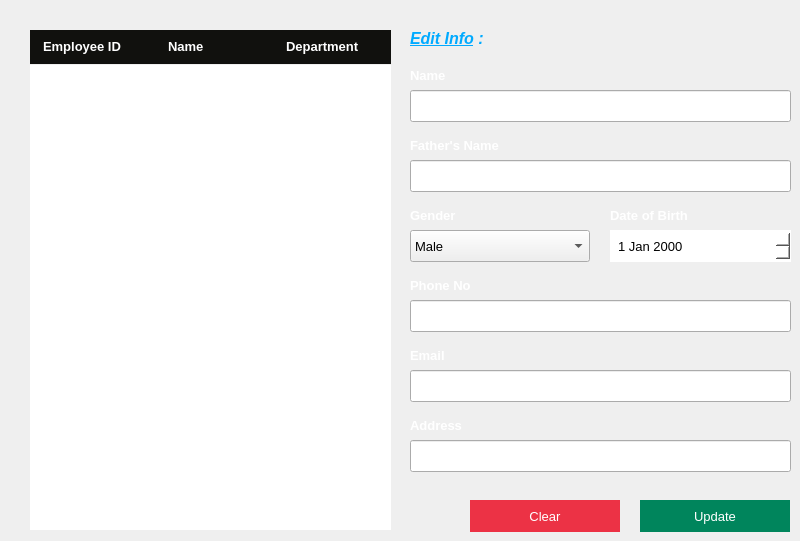
    <widget class="QWidget" name="updateEmpWidget">
     <property name="styleSheet">
      <string notr="true">#updateEmpWidget
{
	background:#2D2D2D;
}

</string>
     </property>
     <widget class="QLineEdit" name="updateEmpName">
      <property name="geometry">
       <rect>
        <x>410</x>
        <y>90</y>
        <width>381</width>
        <height>32</height>
       </rect>
      </property>
      <property name="font">
       <font>
        <family>Arial</family>
        <pointsize>10</pointsize>
       </font>
      </property>
      <property name="styleSheet">
       <string notr="true"/>
      </property>
     </widget>
     <widget class="QLabel" name="id_15">
      <property name="geometry">
       <rect>
        <x>410</x>
        <y>65</y>
        <width>141</width>
        <height>21</height>
       </rect>
      </property>
      <property name="font">
       <font>
        <pointsize>10</pointsize>
        <weight>75</weight>
        <bold>true</bold>
       </font>
      </property>
      <property name="text">
       <string>&lt;html&gt;&lt;head/&gt;&lt;body&gt;&lt;p&gt;&lt;span style=&quot; color:#ffffff;&quot;&gt;Name&lt;/span&gt;&lt;/p&gt;&lt;/body&gt;&lt;/html&gt;</string>
      </property>
     </widget>
     <widget class="QLabel" name="id_16">
      <property name="geometry">
       <rect>
        <x>410</x>
        <y>345</y>
        <width>141</width>
        <height>21</height>
       </rect>
      </property>
      <property name="font">
       <font>
        <pointsize>10</pointsize>
        <weight>75</weight>
        <bold>true</bold>
       </font>
      </property>
      <property name="text">
       <string>&lt;html&gt;&lt;head/&gt;&lt;body&gt;&lt;p&gt;&lt;span style=&quot; color:#ffffff;&quot;&gt;Email&lt;/span&gt;&lt;/p&gt;&lt;/body&gt;&lt;/html&gt;</string>
      </property>
     </widget>
     <widget class="QLabel" name="id_17">
      <property name="geometry">
       <rect>
        <x>410</x>
        <y>205</y>
        <width>141</width>
        <height>21</height>
       </rect>
      </property>
      <property name="font">
       <font>
        <pointsize>10</pointsize>
        <weight>75</weight>
        <bold>true</bold>
       </font>
      </property>
      <property name="text">
       <string>&lt;html&gt;&lt;head/&gt;&lt;body&gt;&lt;p&gt;&lt;span style=&quot; color:#ffffff;&quot;&gt;Gender&lt;/span&gt;&lt;/p&gt;&lt;/body&gt;&lt;/html&gt;</string>
      </property>
     </widget>
     <widget class="QComboBox" name="updateEmpGender">
      <property name="geometry">
       <rect>
        <x>410</x>
        <y>230</y>
        <width>180</width>
        <height>32</height>
       </rect>
      </property>
      <property name="font">
       <font>
        <family>Arial</family>
        <pointsize>10</pointsize>
       </font>
      </property>
      <property name="styleSheet">
       <string notr="true">#empDesig
{
	background:white;
	color:black;
	border:none;
	padding-left:6px;
}</string>
      </property>
      <item>
       <property name="text">
        <string>Male</string>
       </property>
      </item>
      <item>
       <property name="text">
        <string>Female</string>
       </property>
      </item>
      <item>
       <property name="text">
        <string>Other</string>
       </property>
      </item>
     </widget>
     <widget class="QLabel" name="id_19">
      <property name="geometry">
       <rect>
        <x>610</x>
        <y>205</y>
        <width>141</width>
        <height>21</height>
       </rect>
      </property>
      <property name="font">
       <font>
        <pointsize>10</pointsize>
        <weight>75</weight>
        <bold>true</bold>
       </font>
      </property>
      <property name="text">
       <string>&lt;html&gt;&lt;head/&gt;&lt;body&gt;&lt;p&gt;&lt;span style=&quot; color:#ffffff;&quot;&gt;Date of Birth&lt;/span&gt;&lt;/p&gt;&lt;/body&gt;&lt;/html&gt;</string>
      </property>
     </widget>
     <widget class="QLabel" name="id_18">
      <property name="geometry">
       <rect>
        <x>410</x>
        <y>275</y>
        <width>141</width>
        <height>21</height>
       </rect>
      </property>
      <property name="font">
       <font>
        <pointsize>10</pointsize>
        <weight>75</weight>
        <bold>true</bold>
       </font>
      </property>
      <property name="text">
       <string>&lt;html&gt;&lt;head/&gt;&lt;body&gt;&lt;p&gt;&lt;span style=&quot; color:#ffffff;&quot;&gt;Phone No&lt;/span&gt;&lt;/p&gt;&lt;/body&gt;&lt;/html&gt;</string>
      </property>
     </widget>
     <widget class="QLineEdit" name="updateEmpPhone">
      <property name="geometry">
       <rect>
        <x>410</x>
        <y>300</y>
        <width>381</width>
        <height>32</height>
       </rect>
      </property>
      <property name="font">
       <font>
        <family>Arial</family>
        <pointsize>10</pointsize>
       </font>
      </property>
      <property name="styleSheet">
       <string notr="true"/>
      </property>
     </widget>
     <widget class="QLineEdit" name="updateEmpEmail">
      <property name="geometry">
       <rect>
        <x>410</x>
        <y>370</y>
        <width>381</width>
        <height>32</height>
       </rect>
      </property>
      <property name="font">
       <font>
        <family>Arial</family>
        <pointsize>10</pointsize>
       </font>
      </property>
      <property name="styleSheet">
       <string notr="true"/>
      </property>
     </widget>
     <widget class="QLineEdit" name="updateEmpAddress">
      <property name="geometry">
       <rect>
        <x>410</x>
        <y>440</y>
        <width>381</width>
        <height>32</height>
       </rect>
      </property>
      <property name="font">
       <font>
        <family>Arial</family>
        <pointsize>10</pointsize>
       </font>
      </property>
      <property name="styleSheet">
       <string notr="true"/>
      </property>
     </widget>
     <widget class="QLabel" name="id_20">
      <property name="geometry">
       <rect>
        <x>410</x>
        <y>415</y>
        <width>141</width>
        <height>21</height>
       </rect>
      </property>
      <property name="font">
       <font>
        <pointsize>10</pointsize>
        <weight>75</weight>
        <bold>true</bold>
       </font>
      </property>
      <property name="text">
       <string>&lt;html&gt;&lt;head/&gt;&lt;body&gt;&lt;p&gt;&lt;span style=&quot; color:#ffffff;&quot;&gt;Address&lt;/span&gt;&lt;/p&gt;&lt;/body&gt;&lt;/html&gt;</string>
      </property>
     </widget>
     <widget class="QLabel" name="id_21">
      <property name="geometry">
       <rect>
        <x>410</x>
        <y>135</y>
        <width>141</width>
        <height>21</height>
       </rect>
      </property>
      <property name="font">
       <font>
        <pointsize>10</pointsize>
        <weight>75</weight>
        <bold>true</bold>
       </font>
      </property>
      <property name="text">
       <string>&lt;html&gt;&lt;head/&gt;&lt;body&gt;&lt;p&gt;&lt;span style=&quot; color:#ffffff;&quot;&gt;Father's Name&lt;/span&gt;&lt;/p&gt;&lt;/body&gt;&lt;/html&gt;</string>
      </property>
     </widget>
     <widget class="QLineEdit" name="updateEmpFName">
      <property name="geometry">
       <rect>
        <x>410</x>
        <y>160</y>
        <width>381</width>
        <height>32</height>
       </rect>
      </property>
      <property name="font">
       <font>
        <family>Arial</family>
        <pointsize>10</pointsize>
       </font>
      </property>
      <property name="styleSheet">
       <string notr="true"/>
      </property>
     </widget>
     <widget class="QPushButton" name="pushButton_7">
      <property name="geometry">
       <rect>
        <x>640</x>
        <y>500</y>
        <width>150</width>
        <height>32</height>
       </rect>
      </property>
      <property name="font">
       <font>
        <pointsize>10</pointsize>
       </font>
      </property>
      <property name="cursor">
       <cursorShape>PointingHandCursor</cursorShape>
      </property>
      <property name="focusPolicy">
       <enum>Qt::TabFocus</enum>
      </property>
      <property name="styleSheet">
       <string notr="true">#pushButton_7
{
	background:#00855C;
	border:none;
	color:white;
}

#pushButton_7:hover
{
	background:#2D2D2D;
	border:2px solid #00855C;
	color:#00855C;
}</string>
      </property>
      <property name="text">
       <string>Update</string>
      </property>
     </widget>
     <widget class="QPushButton" name="pushButton_8">
      <property name="geometry">
       <rect>
        <x>470</x>
        <y>500</y>
        <width>150</width>
        <height>32</height>
       </rect>
      </property>
      <property name="font">
       <font>
        <pointsize>10</pointsize>
       </font>
      </property>
      <property name="cursor">
       <cursorShape>PointingHandCursor</cursorShape>
      </property>
      <property name="focusPolicy">
       <enum>Qt::TabFocus</enum>
      </property>
      <property name="styleSheet">
       <string notr="true">#pushButton_8
{
	background:#EC3245;
	border:none;
	color:white;
}

#pushButton_8:hover
{
	background:#2d2d2d;
	border:2px solid #EC3245;
	color:#EC3245;
}</string>
      </property>
      <property name="text">
       <string>Clear</string>
      </property>
     </widget>
     <widget class="QLabel" name="label_20">
      <property name="geometry">
       <rect>
        <x>410</x>
        <y>23</y>
        <width>81</width>
        <height>31</height>
       </rect>
      </property>
      <property name="font">
       <font>
        <family>Arial</family>
        <pointsize>12</pointsize>
        <weight>75</weight>
        <bold>true</bold>
       </font>
      </property>
      <property name="text">
       <string>&lt;html&gt;&lt;head/&gt;&lt;body&gt;&lt;p&gt;&lt;span style=&quot; font-style:italic; text-decoration: underline; color:#00aaff;&quot;&gt;Edit Info&lt;/span&gt;&lt;span style=&quot; font-style:italic; color:#00aaff;&quot;&gt; : &lt;/span&gt;&lt;/p&gt;&lt;/body&gt;&lt;/html&gt;</string>
      </property>
     </widget>
     <widget class="QDateEdit" name="updateEmpDOB">
      <property name="geometry">
       <rect>
        <x>610</x>
        <y>230</y>
        <width>181</width>
        <height>32</height>
       </rect>
      </property>
      <property name="font">
       <font>
        <family>Arial</family>
        <pointsize>10</pointsize>
       </font>
      </property>
      <property name="styleSheet">
       <string notr="true">#updateEmpDOB
{
	background:white;
	color:black;
	border:none;
	padding-left:6px;
}</string>
      </property>
     </widget>
     <widget class="QTableView" name="updateTableView">
      <property name="geometry">
       <rect>
        <x>30</x>
        <y>65</y>
        <width>361</width>
        <height>465</height>
       </rect>
      </property>
      <property name="sizePolicy">
       <sizepolicy hsizetype="Fixed" vsizetype="Fixed">
        <horstretch>0</horstretch>
        <verstretch>0</verstretch>
       </sizepolicy>
      </property>
      <property name="focusPolicy">
       <enum>Qt::NoFocus</enum>
      </property>
      <property name="autoFillBackground">
       <bool>false</bool>
      </property>
      <property name="frameShape">
       <enum>QFrame::NoFrame</enum>
      </property>
      <property name="horizontalScrollBarPolicy">
       <enum>Qt::ScrollBarAlwaysOff</enum>
      </property>
      <property name="sizeAdjustPolicy">
       <enum>QAbstractScrollArea::AdjustIgnored</enum>
      </property>
      <property name="editTriggers">
       <set>QAbstractItemView::NoEditTriggers</set>
      </property>
      <property name="tabKeyNavigation">
       <bool>false</bool>
      </property>
      <property name="showDropIndicator" stdset="0">
       <bool>false</bool>
      </property>
      <property name="dragDropOverwriteMode">
       <bool>false</bool>
      </property>
      <property name="alternatingRowColors">
       <bool>true</bool>
      </property>
      <property name="selectionMode">
       <enum>QAbstractItemView::SingleSelection</enum>
      </property>
      <property name="selectionBehavior">
       <enum>QAbstractItemView::SelectRows</enum>
      </property>
      <property name="textElideMode">
       <enum>Qt::ElideNone</enum>
      </property>
      <property name="showGrid">
       <bool>false</bool>
      </property>
      <property name="gridStyle">
       <enum>Qt::NoPen</enum>
      </property>
      <property name="cornerButtonEnabled">
       <bool>false</bool>
      </property>
      <attribute name="horizontalHeaderVisible">
       <bool>false</bool>
      </attribute>
      <attribute name="horizontalHeaderDefaultSectionSize">
       <number>120</number>
      </attribute>
      <attribute name="horizontalHeaderMinimumSectionSize">
       <number>30</number>
      </attribute>
     </widget>
     <widget class="QLabel" name="label_26">
      <property name="geometry">
       <rect>
        <x>30</x>
        <y>30</y>
        <width>131</width>
        <height>34</height>
       </rect>
      </property>
      <property name="font">
       <font>
        <pointsize>10</pointsize>
        <weight>75</weight>
        <bold>true</bold>
       </font>
      </property>
      <property name="styleSheet">
       <string notr="true">#label_26
{
	color:white;
	background:#11110E;
padding-left:10px;
}</string>
      </property>
      <property name="text">
       <string>&lt;html&gt;&lt;head/&gt;&lt;body&gt;&lt;p&gt;    Employee ID&lt;/p&gt;&lt;/body&gt;&lt;/html&gt;</string>
      </property>
     </widget>
     <widget class="QLabel" name="label_27">
      <property name="geometry">
       <rect>
        <x>160</x>
        <y>30</y>
        <width>120</width>
        <height>34</height>
       </rect>
      </property>
      <property name="font">
       <font>
        <pointsize>10</pointsize>
        <weight>75</weight>
        <bold>true</bold>
       </font>
      </property>
      <property name="styleSheet">
       <string notr="true">#label_27
{
	color:white;
	background:#11110E;
	padding-left:5px;
}</string>
      </property>
      <property name="text">
       <string>&lt;html&gt;&lt;head/&gt;&lt;body&gt;&lt;p&gt;Name&lt;/p&gt;&lt;/body&gt;&lt;/html&gt;</string>
      </property>
     </widget>
     <widget class="QLabel" name="label_28">
      <property name="geometry">
       <rect>
        <x>280</x>
        <y>30</y>
        <width>111</width>
        <height>34</height>
       </rect>
      </property>
      <property name="font">
       <font>
        <pointsize>10</pointsize>
        <weight>75</weight>
        <bold>true</bold>
       </font>
      </property>
      <property name="styleSheet">
       <string notr="true">#label_28
{
	color:white;
	background:#11110E;
	padding-left:3px;
}</string>
      </property>
      <property name="text">
       <string>&lt;html&gt;&lt;head/&gt;&lt;body&gt;&lt;p&gt;Department&lt;/p&gt;&lt;/body&gt;&lt;/html&gt;</string>
      </property>
     </widget>
     <widget class="QLabel" name="updateEmpID">
      <property name="geometry">
       <rect>
        <x>485</x>
        <y>23</y>
        <width>191</width>
        <height>31</height>
       </rect>
      </property>
      <property name="font">
       <font>
        <family>Arial</family>
        <pointsize>11</pointsize>
        <italic>true</italic>
       </font>
      </property>
      <property name="styleSheet">
       <string notr="true">color:white;
font-style:italic;</string>
      </property>
      <property name="text">
       <string>&lt;html&gt;&lt;head/&gt;&lt;body&gt;&lt;p&gt;&lt;br/&gt;&lt;/p&gt;&lt;/body&gt;&lt;/html&gt;</string>
      </property>
     </widget>
    </widget>
